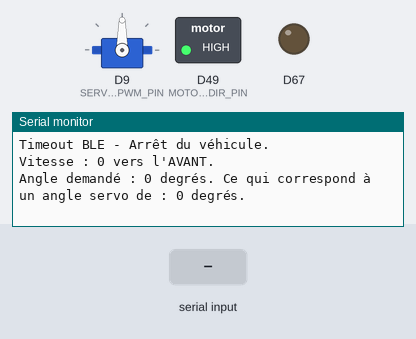
Simulated run of this sketch. Board: Arduino Due. Parts: servo, switched loads named in the sketch (green lamp = pin HIGH), output pins drawn as LEDs (lit = HIGH), the last lines printed to the serial monitor. The inputs (shaded band) are chosen by the test bench.

Above: at 1.2 s.
1.3 s: "SERIAL" received over Serial
2.8 s: "0" received over Serial
At 3.9 s:
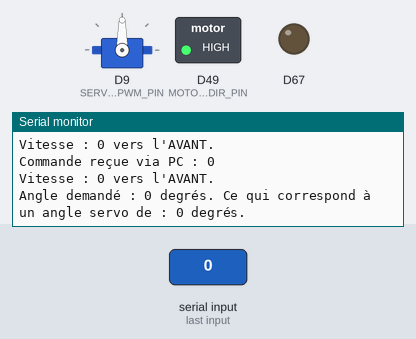
4.3 s: "90,45\n" received over Serial
At 5.0 s:
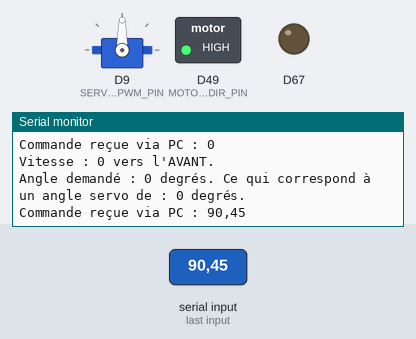

The sketch:

pedalcar.ino
```cpp
/*
  ****************************************************
  * Arduino Due - Contrôle du moteur et de la direction *
  * via BLE (Bluetooth Low Energy)                   *
  ****************************************************

  Ce programme est conçu pour contrôler la vitesse et la direction d'un moteur
  ainsi que d'un servo via Bluetooth Low Energy (BLE). L'Arduino Due interagit
  avec un module HM-10 BLE pour recevoir des commandes permettant de contrôler
  la vitesse du moteur (via une broche analogique) et la direction (via une
  broche numérique et un moteur servo).

  La vitesse est ajustée à l'aide d'une valeur analogique allant de -255 à +255,
  où les valeurs négatives contrôlent le moteur dans un sens et les valeurs positives
  contrôlent le moteur dans l'autre sens. Lorsqu'on change la vitesse d'une valeur positive
  vers une valeur négative (ou inversement), le programme met d'abord la vitesse à 0, attend
  un moment, puis change de sens et augmente progressivement la vitesse.

  La direction est contrôlée via un moteur servo, ajusté en fonction des
  entrées reçues du module BLE.

  AVIS IMPORTANT :
  Pour télécharger le code sur votre Arduino Due, assurez-vous d'utiliser le **port de programmation**.
  Le **port natif** est réservé à la fonctionnalité périphérique USB et ne doit pas être utilisé
  pour télécharger le programme. Vous pouvez reconnaître le port de programmation comme étant
  le port USB le plus proche du connecteur d'alimentation. Utilisez toujours le **port de programmation**
  pour le téléchargement du code et la communication série.

  Pour la communication BLE, le module HM-10 est utilisé pour recevoir des commandes telles que :
    - "S<valeur>" : définir la vitesse à <valeur> (de -100 à 100 (c'est un pourcentage))
    - "D<valeur>" : définir la direction à <valeur> (de (e.g.) -60 degrés à 60 degrés, 0 degrés étant tout droit)
    - "S<valeur>D<valeur>" : définir à la fois la vitesse et la direction simultanément

  La configuration des différentes broches, angles max, types de servo se fait dans le fichier Config.h.

  Créé par : Hugo Delannoy
  Date : 27/01/2025

*/

#include <Arduino.h>
#include "Config.h"
#include "MotorControl.h"
#include "ServoControl.h"
#include "CommunicationManager.h"

// Définir les broches pour le moteur
const int pinDigitaleDirection = MOTOR_DIGITAL_DIR_PIN;  // Broche digitale pour la direction
const int pinAnalogVitesse = MOTOR_ANALOG_VITESSE_PIN;    // Broche analogique pour la vitesse

// Attention, le BLE doit être branché sur un port série hardware (voir Config.h)

// Définir la broche pour le servo
const int pinPWMServo = SERVO_PWM_PIN;  // Broche signal PWM du servo

// Création des objets pour les modules
MotorControl motor(pinDigitaleDirection, pinAnalogVitesse);
ServoControl servo(pinPWMServo);
CommunicationManager communication(motor, servo);

void setup() {
  Serial.begin(9600);     // Initialisation de la communication série avec le PC
  motor.begin();          // Initialisation du moteur
  servo.begin();          // Initialisation du servo
  communication.begin();  // Initialisation des communications BLE et série

  Serial.println("Système prêt !");
}

void loop() {
  // Gérer les communications et exécuter les commandes
  communication.handleCommunication();

  // Mettre à jour les actions du moteur (ramp-up progressif)
  motor.update();
}
```

CommunicationManager.cpp
```cpp
#include "CommunicationManager.h"

CommunicationManager::CommunicationManager(MotorControl& motorControl, ServoControl& servoControl)
  : motor(motorControl), servo(servoControl), currentMode(DEFAULT_MODE), lastBLETime(0) {}

void CommunicationManager::begin() {
  COMMUNICATION_PORT.begin(9600);
  COMMUNICATION_PORT.setTimeout(10);
  Serial.setTimeout(10);
  Serial.println("Communication initialisée sur le " + getSerialPinInfo(COMMUNICATION_PORT) + ".");
  setMode(DEFAULT_MODE);
}

void CommunicationManager::setMode(String newMode) {
  // Vérifier si le mode est valide (BLE ou SERIAL)
  if (newMode == "BLE") {
    currentMode = "BLE";
    Serial.println("Mode : BLE.");
    Serial.println("Instructions pour le mode BLE :");
    Serial.println("- Utilisez votre appareil Bluetooth pour envoyer des commandes.");
    Serial.println("- La vitesse et la direction sont contrôlées par BLE.");
    Serial.println("Pour passer en SERIAL, écrivez dans le terminal.");
  } else if (newMode == "SERIAL") {
    currentMode = "SERIAL";
    Serial.println("Mode : SERIAL.");
    Serial.println("Instructions pour le mode SERIAL :");
    Serial.println("- Utilisez le port série pour envoyer des commandes via votre PC.");
    Serial.println("- La vitesse et la direction sont contrôlées par le moniteur série en écrivant 'SXX' ou 'DXX' ou un mélange des deux.");
    Serial.println("Pour passer en BLE, écrivez 'BLE' dans le terminal.");
  } else {
    Serial.println("Mode non valide. Veuillez entrer 'BLE' ou 'SERIAL'.");
  }
  executeCommand("0");  // Réinitialiser la vitesse à 0 et la direction à 90
  Serial.println("Vitesse et direction réinitialisées à 0 et 0 degrés.");
}


void CommunicationManager::handleCommunication() {
  String commandFromBLE = "";
  String commandFromSerial = "";

  // Lire les commandes série (PC)
  if (Serial.available()) {
    //commandFromSerial = Serial.readStringUntil('\n');
    commandFromSerial = Serial.readString();
    commandFromSerial.trim();
    commandFromSerial.toLowerCase();  // Convertir en minuscules pour être indépendant de la casse

    if (commandFromSerial == "ble") {
      setMode("BLE");
    } else if (commandFromSerial != "ble") {
      if (currentMode == "BLE") {
        setMode("SERIAL");
      }
      Serial.println("Commande reçue via PC : " + commandFromSerial);
      executeCommand(commandFromSerial);
    }
  }

  // Lire les commandes BLE
  if (currentMode == "BLE" && COMMUNICATION_PORT.available()) {
    // commandFromBLE = COMMUNICATION_PORT.readStringUntil('\n');
    commandFromBLE = COMMUNICATION_PORT.readString();
    commandFromBLE.trim();
    commandFromBLE.toLowerCase();  // Convertir en minuscules pour être indépendant de la casse

    if (commandFromBLE.length() > 0) {
      Serial.println("Commande reçue via BLE : " + commandFromBLE);
      executeCommand(commandFromBLE);
      lastBLETime = millis();  // Reset the timer whenever a new BLE command is received
    }
  }

  // Check for BLE timeout (if no command received within BLE_TIMEOUT period)
  if (currentMode == "BLE" && millis() - lastBLETime >= BLE_TIMEOUT) {
    Serial.println("Timeout BLE - Arrêt du véhicule.");
    executeCommand("0");  // Reset motor and servo when BLE times out
    lastBLETime = millis();  // Reset the timer after sending the "0" command
  }
}

void CommunicationManager::executeCommand(const String& command) {

  if (command == "0") {
    int speed = 0;
    int angle = 0;
    motor.setSpeed(speed);
    servo.setAngle(angle);
  }

  // Recherche de la commande de vitesse (Sxx) et de direction (Dxx)
  int speedIndex = command.indexOf('s');
  int angleIndex = command.indexOf('d');

  // Si 'S' est trouvé, extraire la vitesse
  if (speedIndex != -1) {
    int startIndex = speedIndex + 1;
    int endIndex = (angleIndex != -1 && angleIndex > speedIndex) ? angleIndex : command.length();
    String speedValue = command.substring(startIndex, endIndex);
    int speed = MOTOR_DIR * speedValue.toInt();
    motor.setSpeed(speed);
  }

  // Si 'D' est trouvé, extraire l'angle
  if (angleIndex != -1) {
    int startIndex = angleIndex + 1;
    String angleValue = command.substring(startIndex);
    int angle = angleValue.toInt();
    servo.setAngle(angle);
  }
}

String CommunicationManager::getSerialPinInfo(HardwareSerial& serialPort) {
  // Vérifiez quel objet Serial nous utilisons et affichez les informations des pins correspondantes
  String serialInfo = "";
  if (&serialPort == &Serial) {
    serialInfo = "Serial (TX0 = Pin 1, RX0 = Pin 0)";
  } else if (&serialPort == &Serial1) {
    serialInfo = "Serial1 (TX1 = Pin 18, RX1 = Pin 19)";
  } else if (&serialPort == &Serial2) {
    serialInfo = "Serial2 (TX2 = Pin 16, RX2 = Pin 17)";
  } else if (&serialPort == &Serial3) {
    serialInfo = "Serial3 (TX3 = Pin 14, RX3 = Pin 15)";
  } else {
    serialInfo = "Port Série Inconnu.";
  }
  return serialInfo;
}
```

CommunicationManager.h
```cpp
#ifndef COMMUNICATIONMANAGER_H
#define COMMUNICATIONMANAGER_H

#include <Arduino.h>
#include "MotorControl.h"
#include "ServoControl.h"
#include "Config.h"
#include "DisplayManager.h"

class CommunicationManager {
private:
  MotorControl& motor;
  ServoControl& servo;
  String currentMode;

  unsigned long lastBLETime; // Timestamp of the last BLE command received
  const unsigned long BLE_TIMEOUT = 200; // Timeout for BLE communication in milliseconds


  void executeCommand(const String& command);
  String getSerialPinInfo(HardwareSerial& serialPort);

public:
  CommunicationManager(MotorControl& motorControl, ServoControl& servoControl);
  void begin();
  void setMode(String newMode);
  void handleCommunication();
};

#endif
```

DisplayManager.cpp
```cpp
#include "DisplayManager.h"

#ifdef LOG_INFO
void DisplayManager::printMotorInfo(int speed, bool direction) {
  if (direction) {
    Serial.println("Vitesse : " + String(speed) + " vers l'AVANT.");
  } else {
    Serial.println("Vitesse : " + String(speed) + " vers l'ARRIERE.");
  }
}
void DisplayManager::printServoInfo(int angleDemande, int angleServo) {
  Serial.println("Angle demandé : " + String(angleDemande) + " degrés. Ce qui correspond à un angle servo de : " + String(angleDemande) + " degrés.");
}
void DisplayManager::printDirectionInfo(bool direction) {
  if (direction) {
    Serial.println("Le moteur va vers l'AVANT.");
  } else {
    Serial.println("Le moteur va vers l'ARRIERE.");
  }
}

#elif defined(LOG_VERBOSE)
void DisplayManager::printMotorInfo(int speed, bool direction) {
  if (direction) {
    Serial.println("Vitesse : " + String(speed) + " vers l'AVANT.");
  } else {
    Serial.println("Vitesse : " + String(speed) + " vers l'ARRIERE.");
  }
}
void DisplayManager::printServoInfo(int angleDemande, int angleServo) {
  Serial.println("Angle demandé : " + String(angleDemande) + " degrés. Ce qui correspond à un angle servo de : " + String(angleServo) + " degrés.");
}
void DisplayManager::printDirectionInfo(bool direction) {
  if (direction) {
    Serial.println("Le moteur va vers l'AVANT.");
  } else {
    Serial.println("Le moteur va vers l'ARRIERE.");
  }
}
#else
void DisplayManager::printMotorInfo(int speed, bool direction){};
void DisplayManager::printServoInfo(int angle){};
void DisplayManager::printDirectionInfo(bool direction) {};
#endif
```

DisplayManager.h
```cpp
#ifndef DISPLAYMANAGER_H
#define DISPLAYMANAGER_H

#include <Arduino.h>
#include "Config.h"

class DisplayManager {
public:
  static void printMotorInfo(int speed, bool direction);
  static void printDirectionInfo(bool direction);
  static void printServoInfo(int angleDemande, int angleServo);

};

#endif
```

MotorControl.cpp
```cpp
#include "MotorControl.h"

MotorControl::MotorControl(int pinDigitaleDirection, int pinAnalogVitesse)
  : pinDigitaleDirection(pinDigitaleDirection), pinAnalogVitesse(pinAnalogVitesse), currentSpeed(0), targetSpeed(0),
    currentDirection(true), targetDirection(true), isChangingDirection(false),
    lastDirectionChangeTime(0) {}

void MotorControl::begin() {
  pinMode(pinDigitaleDirection, OUTPUT);
  pinMode(pinAnalogVitesse, OUTPUT);
  setSpeed(0);
  setDirection(true);
  motor_max_speed = min(max(MOTOR_MAX_SPEED, true_min_motor_speed), 100);
}

#ifdef FULL
void MotorControl::setSpeed(int speed) {                                // speed représente la vitesse en pourcentage de la tension
  speed = constrain(speed, -true_max_motor_speed, true_max_motor_speed);                                  // Limiter la vitesse entre -100 et 100 (en pourcentage de la vitesse max)
  speed = constrain(speed, -motor_max_speed, motor_max_speed);  // on bride le moteur à X % de sa vitesse maximale
  speed = map(speed, -true_max_motor_speed, true_max_motor_speed, -255, 255);                             // et on map sur la résolution
  targetSpeed = abs(speed);                                             // Prendre la valeur absolue de la vitesse cible
  targetDirection = (speed >= 0);                                       // Déterminer le sens cible
  DisplayManager::printMotorInfo(targetSpeed, targetDirection);
}
#elif defined(QUATRE_VITESSES)
void MotorControl::setSpeed(int speed) {  // speed représente les la vitesse min, puis 33 et 66 et 100% de la vitesse max par rapport à la vitesse min
  if (speed > 0) {
    speed = true_min_motor_speed + (speed - 1) / 3. * (motor_max_speed - true_min_motor_speed);
  } else if (speed < 0) {
    speed = -true_min_motor_speed + (speed - 1) / 3. * (motor_max_speed - true_min_motor_speed);
  }
  Serial.println(speed);
  speed = constrain(speed, -true_max_motor_speed, true_max_motor_speed);                                  // Limiter la vitesse entre -100 et 100 (en pourcentage de la vitesse max)
  speed = constrain(speed, -motor_max_speed, motor_max_speed);  // on bride le moteur à X % de sa vitesse maximale
  speed = map(speed, -true_max_motor_speed, true_max_motor_speed, -255, 255);                             // et on map sur la résolution
  targetSpeed = abs(speed);                                             // Prendre la valeur absolue de la vitesse cible
  targetDirection = (speed >= 0);                                       // Déterminer le sens cible
  DisplayManager::printMotorInfo(targetSpeed, targetDirection);
}

#endif

void MotorControl::setDirection(bool forward) {
  digitalWrite(pinDigitaleDirection, forward ? HIGH : LOW);
  currentDirection = forward;  // Mettre à jour le sens actuel
  DisplayManager::printDirectionInfo(currentDirection);
  //delay(1300);
}

void MotorControl::update() {
  if (isChangingDirection) {
    // Vérifier si le délai pour changer de direction est écoulé
    if (millis() - lastDirectionChangeTime >= directionChangeDelay) {
      isChangingDirection = false;  // Fin du processus de changement de sens
    } else {
      // Pendant la transition, on maintient la vitesse à 0
      currentSpeed = 0;
      analogWrite(pinAnalogVitesse, 0);
    }
  } else {
    if (currentDirection != targetDirection) {
      currentSpeed = 0;
      analogWrite(pinAnalogVitesse, currentSpeed);
      setDirection(targetDirection);  // Changer de direction
      isChangingDirection = true;
      lastDirectionChangeTime = millis();
    }

    // Mettre à jour la vitesse progressivement
    if (currentSpeed < targetSpeed) {
      currentSpeed = targetSpeed;  // pas de ramping pour le moment
      /*if (currentSpeed < 35) {
        currentSpeed = 35;
      } else {
        currentSpeed++;
      }*/
    } else if (currentSpeed > targetSpeed) {
      currentSpeed = targetSpeed;  // Décélération immédiate
    }
    analogWrite(pinAnalogVitesse, currentSpeed);
  }
}
```

MotorControl.h
```cpp
#ifndef MOTORCONTROL_H
#define MOTORCONTROL_H

#include <Arduino.h>
#include "DisplayManager.h"

class MotorControl {
private:
  int pinDigitaleDirection;                        // Broche pour la direction
  int pinAnalogVitesse;                            // Broche pour le signal PWM
  int currentSpeed;                                // Vitesse actuelle
  int targetSpeed;                                 // Vitesse cible
  bool currentDirection;                           // Sens actuel : true = avant, false = arrière
  bool targetDirection;                            // Sens cible
  bool isChangingDirection;                        // Indique si on est en train de changer de sens
  unsigned long lastDirectionChangeTime;           // Temps de la dernière transition
  const unsigned long directionChangeDelay = 1300;  // Délai (en ms) avant de changer de sens
  int motor_max_speed;                        // Vitesse maximale du moteur
  const int true_min_motor_speed = 36;              // La plus petite tension en pourcentage à laquelle le moteur se met à tourner
  const int true_max_motor_speed = 100;             // La plus haute tension en pourcentage à laquelle le moteur se met à tourner

  void setDirection(bool forward);

public:
  MotorControl(int pinDigitaleDirection, int pinAnalogVitesse);
  void begin();
  void setSpeed(int speed);  // Vitesse signée (positive ou négative)
  void update();
};

#endif
```

ServoControl.cpp
```cpp
#include "ServoControl.h"

ServoControl::ServoControl(int servoPin)
  : pinServo(servoPin), currentAngle(0) {}

void ServoControl::begin() {
  servo.attach(pinServo);
  setAngle(currentAngle);
}

void ServoControl::setAngle(int angleDemande) {
  angleDemande = constrain(angleDemande, -1*SERVO_ROUE_ROTATION_MAX, SERVO_ROUE_ROTATION_MAX);  // Limiter l'angle entre (e.g.) -45° et 45°, sachant que 0° est tout droit
  int angleReel = SERVO_MAX_ANGLE / 2 + angleDemande;
  int currentAngle = angleReel * 180 / SERVO_MAX_ANGLE; // Angle réel du servo
  servo.write(currentAngle);
  DisplayManager::printServoInfo(angleDemande, currentAngle);
}
```

ServoControl.h
```cpp
#ifndef SERVOCONTROL_H
#define SERVOCONTROL_H

#include <Arduino.h>
#include <Servo.h>
#include "DisplayManager.h"
#include "Config.h"

class ServoControl {
private:
  Servo servo;
  int pinServo;
  int currentAngle;

public:
  ServoControl(int servoPin);
  void begin();
  void setAngle(int angleDemande);
};

#endif
```

Source omitted: Config.h (2403 bytes)

Measured:
- after the input at 2.8 s, the serial monitor: prints a new line at once (image 1)
- after the input at 4.3 s, the serial monitor: prints a new line at once (image 2)
